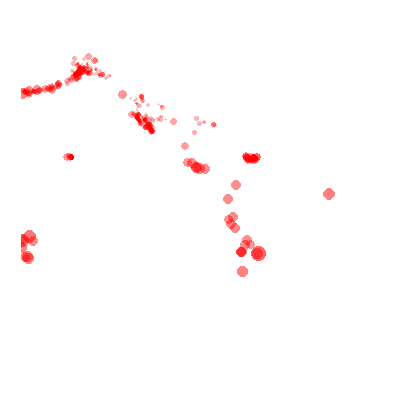

Reproduce this figure in R.
library(ggplot2)

source("5-transparent_background.R")

plotLatLonSetAxisRange = function() {
	p <- plotLatLonWithTransparentBackground()
	p <- p + opts(
			 axis.line=theme_blank(), 
             axis.text.x=theme_blank(), 
             axis.text.y=theme_blank(), 
             axis.ticks=theme_blank(),  
             axis.title.x=theme_blank(), 
             axis.title.y=theme_blank(),
			 
			 legend.position = "none"
			 )
	#p <- p + xlim(-180,0) + ylim(-90,90)
	p <- p + scale_x_continuous(limits = c(-180, 0), expand = c(0, 0)) + scale_y_continuous(limits = c(-90, 90), expand = c(0, 0))
	
	png( "8-set_axis_ranges.png", width = 400, height = 400, units = "px", bg = "transparent" )
	print( p )
	dev.off()
}